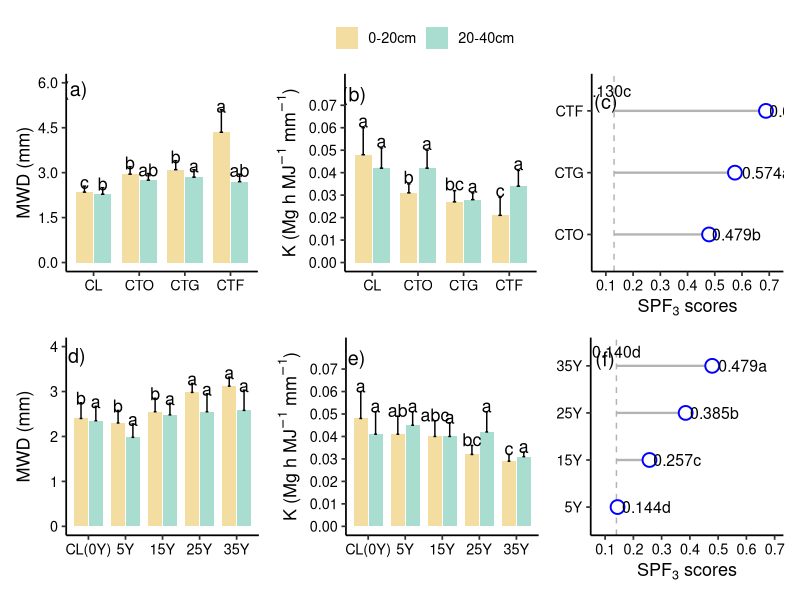
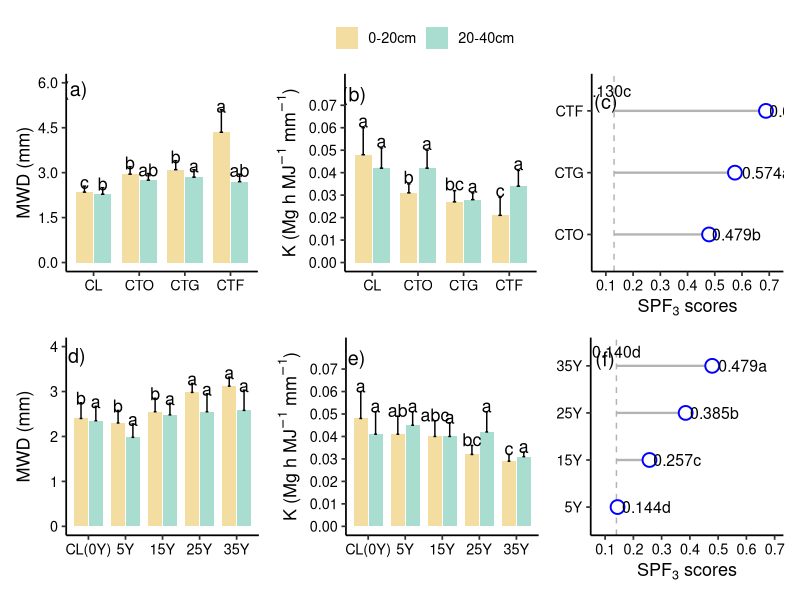
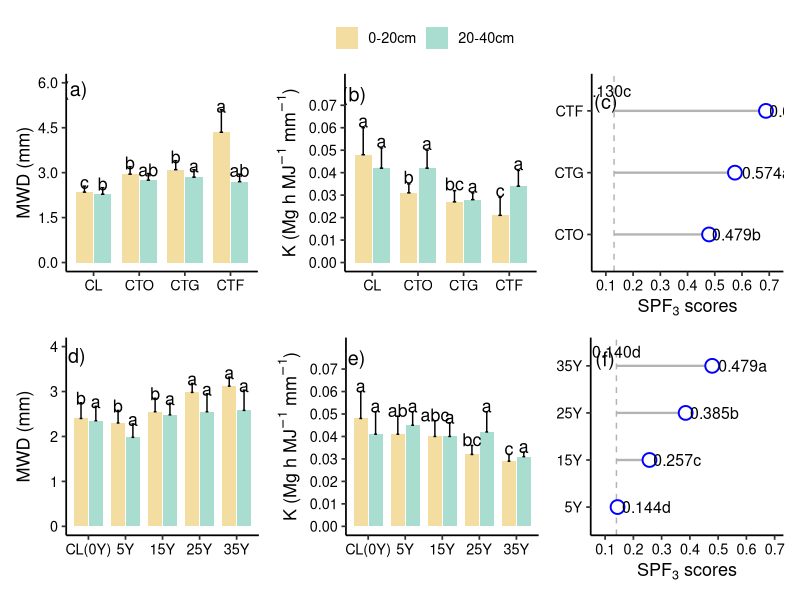

Generate these figures, in order, with R:
#========================
# 1. 加载包
#========================
if (!require(ggplot2)) install.packages("ggplot2")
if (!require(patchwork)) install.packages("patchwork")

library(ggplot2)
library(patchwork)

#========================
# 2. 通用设置
#========================
cols_bar <- c("0-20cm" = "#F3DDA0", "20-40cm" = "#A8DDD0")
pd <- position_dodge(0.8)

theme_bar <- theme_classic(base_size = 13) +
  theme(
    legend.title = element_blank(),
    legend.position = "top",
    axis.text = element_text(color = "black"),
    axis.title.x = element_blank()
  )

theme_point <- theme_classic(base_size = 13) +
  theme(
    axis.text = element_text(color = "black"),
    legend.position = "none"
  )

#========================
# 3. (a) MWD，不同恢复类型
#========================
df_a <- data.frame(
  group = rep(c("CL", "CTO", "CTG", "CTF"), each = 2),
  depth = rep(c("0-20cm", "20-40cm"), 4),
  mean  = c(2.35, 2.28,
            2.95, 2.75,
            3.10, 2.85,
            4.35, 2.70),
  se    = c(0.20, 0.22,
            0.25, 0.22,
            0.30, 0.25,
            0.75, 0.25),
  letter = c("c", "b",
             "b", "ab",
             "b", "a",
             "a", "ab")
)
df_a$group <- factor(df_a$group, levels = c("CL", "CTO", "CTG", "CTF"))
df_a$depth <- factor(df_a$depth, levels = c("0-20cm", "20-40cm"))

p_a <- ggplot(df_a, aes(x = group, y = mean, fill = depth)) +
  geom_col(width = 0.75, position = pd) +
  geom_errorbar(aes(ymin = mean, ymax = mean + se), width = 0.15, position = pd) +
  geom_text(aes(y = mean + se + 0.12, label = letter), position = pd, size = 4.5) +
  scale_fill_manual(values = cols_bar) +
  scale_y_continuous(limits = c(0, 6.0), breaks = seq(0, 6, 1.5)) +
  labs(y = "MWD (mm)") +
  annotate("text", x = 0.6, y = 5.8, label = "(a)", size = 5) +
  theme_bar

#========================
# 4. (b) K，不同恢复类型
#========================
df_b <- data.frame(
  group = rep(c("CL", "CTO", "CTG", "CTF"), each = 2),
  depth = rep(c("0-20cm", "20-40cm"), 4),
  mean  = c(0.048, 0.042,
            0.031, 0.042,
            0.027, 0.028,
            0.021, 0.034),
  se    = c(0.012, 0.009,
            0.004, 0.008,
            0.005, 0.003,
            0.008, 0.007),
  letter = c("a", "a",
             "b", "a",
             "bc", "a",
             "c", "a")
)
df_b$group <- factor(df_b$group, levels = c("CL", "CTO", "CTG", "CTF"))
df_b$depth <- factor(df_b$depth, levels = c("0-20cm", "20-40cm"))

p_b <- ggplot(df_b, aes(x = group, y = mean, fill = depth)) +
  geom_col(width = 0.75, position = pd) +
  geom_errorbar(aes(ymin = mean, ymax = mean + se), width = 0.15, position = pd) +
  geom_text(aes(y = mean + se + 0.003, label = letter), position = pd, size = 4.5) +
  scale_fill_manual(values = cols_bar) +
  scale_y_continuous(limits = c(0, 0.08), breaks = seq(0, 0.07, 0.01)) +
  labs(y = expression("K (Mg h MJ"^{-1}*" mm"^{-1}*")")) +
  annotate("text", x = 0.6, y = 0.075, label = "(b)", size = 5) +
  theme_bar

#========================
# 5. (c) SPF3，不同恢复类型
# 全部蓝圈
# 参考线：0.130c
#========================
df_c <- data.frame(
  group = factor(c("CTF", "CTG", "CTO"), levels = c("CTO", "CTG", "CTF")),
  score = c(0.688, 0.574, 0.479)
)

p_c <- ggplot() +
  geom_segment(data = df_c,
               aes(x = 0.13, xend = score, y = group, yend = group),
               color = "grey70", linewidth = 0.8) +
  geom_vline(xintercept = 0.130, linetype = "dashed", color = "grey70") +
  geom_point(data = df_c,
             aes(x = score, y = group),
             color = "blue", shape = 21, fill = "white", size = 4, stroke = 1) +
  scale_x_continuous(limits = c(0.08, 0.72), breaks = seq(0.1, 0.7, 0.1)) +
  labs(x = expression(SPF[3]~scores), y = NULL) +
  theme_point +
  annotate("text", x = 0.10, y = 3.15, label = "(c)", size = 5) +
  annotate("text", x = 0.105, y = 3.32, label = "0.130c", size = 4) +
  annotate("text", x = 0.70, y = 3.00, label = "0.688a", hjust = 0, size = 4) +
  annotate("text", x = 0.60, y = 2.00, label = "0.574ab", hjust = 0, size = 4) +
  annotate("text", x = 0.49, y = 1.00, label = "0.479b", hjust = 0, size = 4)

#========================
# 6. (d) MWD，不同恢复年限
#========================
df_d <- data.frame(
  group = rep(c("CL(0Y)", "5Y", "15Y", "25Y", "35Y"), each = 2),
  depth = rep(c("0-20cm", "20-40cm"), 5),
  mean  = c(2.40, 2.35,
            2.30, 1.98,
            2.55, 2.48,
            2.98, 2.55,
            3.12, 2.58),
  se    = c(0.35, 0.32,
            0.28, 0.30,
            0.30, 0.26,
            0.20, 0.40,
            0.20, 0.45),
  letter = c("b", "a",
             "b", "a",
             "b", "a",
             "a", "a",
             "a", "a")
)
df_d$group <- factor(df_d$group, levels = c("CL(0Y)", "5Y", "15Y", "25Y", "35Y"))
df_d$depth <- factor(df_d$depth, levels = c("0-20cm", "20-40cm"))

p_d <- ggplot(df_d, aes(x = group, y = mean, fill = depth)) +
  geom_col(width = 0.75, position = pd) +
  geom_errorbar(aes(ymin = mean, ymax = mean + se), width = 0.15, position = pd) +
  geom_text(aes(y = mean + se + 0.10, label = letter), position = pd, size = 4.5) +
  scale_fill_manual(values = cols_bar) +
  scale_y_continuous(limits = c(0, 4.0), breaks = seq(0, 4, 1)) +
  labs(y = "MWD (mm)") +
  annotate("text", x = 0.6, y = 3.8, label = "(d)", size = 5) +
  theme_bar

#========================
# 7. (e) K，不同恢复年限
#========================
df_e <- data.frame(
  group = rep(c("CL(0Y)", "5Y", "15Y", "25Y", "35Y"), each = 2),
  depth = rep(c("0-20cm", "20-40cm"), 5),
  mean  = c(0.048, 0.041,
            0.041, 0.045,
            0.040, 0.040,
            0.032, 0.042,
            0.029, 0.031),
  se    = c(0.012, 0.010,
            0.008, 0.006,
            0.007, 0.006,
            0.004, 0.009,
            0.003, 0.002),
  letter = c("a", "a",
             "ab", "a",
             "abc", "a",
             "bc", "a",
             "c", "a")
)
df_e$group <- factor(df_e$group, levels = c("CL(0Y)", "5Y", "15Y", "25Y", "35Y"))
df_e$depth <- factor(df_e$depth, levels = c("0-20cm", "20-40cm"))

p_e <- ggplot(df_e, aes(x = group, y = mean, fill = depth)) +
  geom_col(width = 0.75, position = pd) +
  geom_errorbar(aes(ymin = mean, ymax = mean + se), width = 0.15, position = pd) +
  geom_text(aes(y = mean + se + 0.0025, label = letter), position = pd, size = 4.5) +
  scale_fill_manual(values = cols_bar) +
  scale_y_continuous(limits = c(0, 0.08), breaks = seq(0, 0.07, 0.01)) +
  labs(y = expression("K (Mg h MJ"^{-1}*" mm"^{-1}*")")) +
  annotate("text", x = 0.6, y = 0.075, label = "(e)", size = 5) +
  theme_bar

#========================
# 8. (f) SPF3，不同恢复年限
# 全部蓝圈
# 参考线：0.140d
#========================
df_f <- data.frame(
  group = factor(c("35Y", "25Y", "15Y", "5Y"), levels = c("5Y", "15Y", "25Y", "35Y")),
  score = c(0.479, 0.385, 0.257, 0.144)
)

p_f <- ggplot() +
  geom_segment(data = df_f,
               aes(x = 0.14, xend = score, y = group, yend = group),
               color = "grey70", linewidth = 0.8) +
  geom_vline(xintercept = 0.140, linetype = "dashed", color = "grey70") +
  geom_point(data = df_f,
             aes(x = score, y = group),
             color = "blue", shape = 21, fill = "white", size = 4, stroke = 1) +
  scale_x_continuous(limits = c(0.08, 0.70), breaks = seq(0.1, 0.7, 0.1)) +
  labs(x = expression(SPF[3]~scores), y = NULL) +
  theme_point +
  annotate("text", x = 0.10, y = 4.15, label = "(f)", size = 5) +
  annotate("text", x = 0.14, y = 4.30, label = "0.140d", size = 4) +
  annotate("text", x = 0.50, y = 4.00, label = "0.479a", hjust = 0, size = 4) +
  annotate("text", x = 0.40, y = 3.00, label = "0.385b", hjust = 0, size = 4) +
  annotate("text", x = 0.27, y = 2.00, label = "0.257c", hjust = 0, size = 4) +
  annotate("text", x = 0.16, y = 1.00, label = "0.144d", hjust = 0, size = 4)

#========================
# 9. 拼图：2×3
#========================
final_fig4 <- (p_a + p_b + p_c) / (p_d + p_e + p_f) +
  plot_layout(guides = "collect") &
  theme(
    legend.position = "top",
    legend.title = element_blank()
  )

print(final_fig4)

#========================
# 10. 保存 PNG 和 PDF
#========================
ggsave("Figure4_complete.png", plot = final_fig4,
       width = 14, height = 8, dpi = 600)

ggsave("Figure4_complete.pdf", plot = final_fig4,
       width = 14, height = 8)

cat("完整 Figure 4 已保存为 Figure4_complete.png 和 Figure4_complete.pdf\n")
